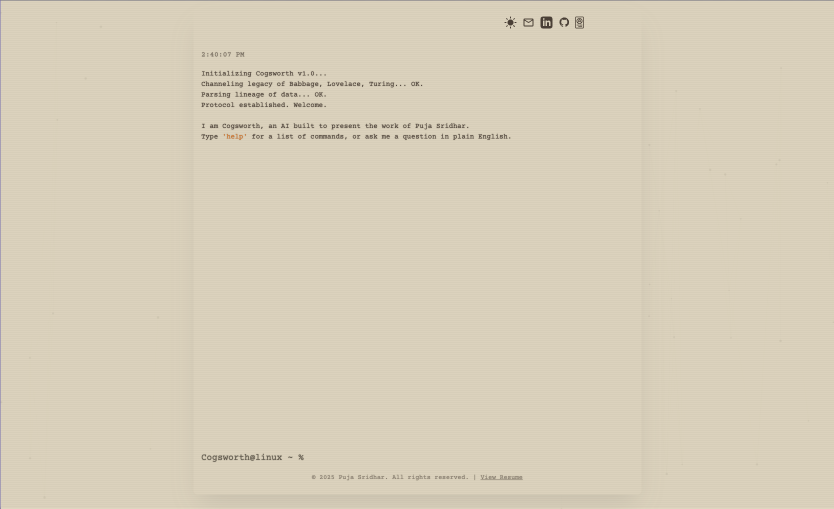
#> input picture Terminal.png, 1668 x 1017 px (shown at 1/2 size)
$ python img2ascii.py Terminal.png
#> lines starting #> are read from the running program, lines starting #| are printed output that depends on the picture
#> further down, img is the input picture: PIL image 1668x1017 RGBA; mean R, G, B, A 216.1, 206.9, 185.5, 255
# img2ascii.py
import argparse, sys
from PIL import Image

# Dense to light; swap or tweak to taste
CHARS = "@%#*+=-:. "

def to_ascii(img, width=120, invert=False):
    # keep aspect ratio; 0.55 compensates font height
#> called with width = 120, invert = False
    w = width
    h = int(img.height * (w / img.width) * 0.55)
#> h = 40
    img = img.convert("L").resize((w, h))
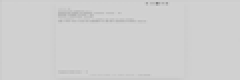
#> img: PIL image 120x40 L (shown 2 times larger); min 132, max 212, mean 206.9
    if invert:
        img = Image.eval(img, lambda p: 255 - p)

    # Convert iterator to list so slicing works
    pixels = list(img.getdata())
#> pixels = 4800 values, max 212 at index 438, min 132 at index 198, mean 206.9

    out = []
    for i in range(0, len(pixels), w):
        row = "".join(CHARS[p * (len(CHARS)-1) // 255] for p in pixels[i:i+w])
        out.append(row)
#> this loop made 40 passes
#> i on passes 2 to 13: 120, 240, 360, 480, 600, 720, 840, 960, 1080, 1200, 1320, 1440
#> after the loop, out = 40 items
    return "\n".join(out)


if __name__ == "__main__":
    ap = argparse.ArgumentParser()
    ap.add_argument("image")
    ap.add_argument("--width", type=int, default=120)
    ap.add_argument("--invert", action="store_true")
    args = ap.parse_args()
    try:
        img = Image.open(args.image)
    except Exception as e:
        print("Could not open image:", e, file=sys.stderr); sys.exit(1)
    print(to_ascii(img, width=args.width, invert=args.invert))
